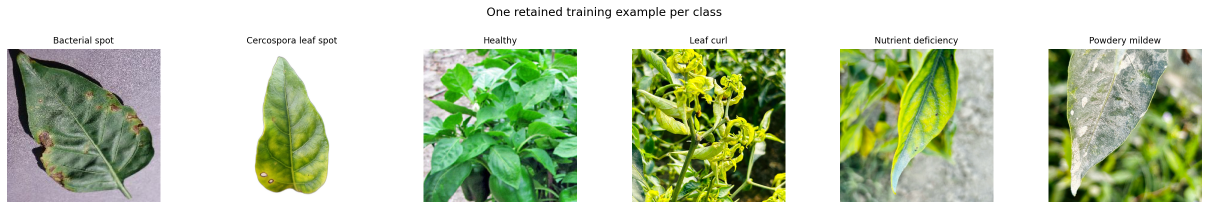
#> input picture website/trained_run/training_class_examples.png, 2416 x 418 px (shown at 1/2 size)
$ python -i pepper_model.py   (imports and definitions only)   (older library calls are emulated)
#> lines starting #> are read from the running program, lines starting #| are printed output that depends on the picture; after the words box and inside, x2 and y2 are one past the last pixel; in counts of white or black regions, pixels touching at a corner belong together
"""Shared RGB/HSV features, grouped evaluation, and seven classical classifiers."""
import argparse
import hashlib
import json
import platform
from pathlib import Path

import cv2
import joblib
import mahotas
import numpy as np
import pandas as pd
import sklearn
from PIL import Image, ImageOps
from sklearn.ensemble import RandomForestClassifier
from sklearn.discriminant_analysis import LinearDiscriminantAnalysis
from sklearn.linear_model import LogisticRegression
from sklearn.metrics import accuracy_score, balanced_accuracy_score, classification_report, confusion_matrix
from sklearn.model_selection import StratifiedGroupKFold
from sklearn.naive_bayes import GaussianNB
from sklearn.neighbors import KNeighborsClassifier
from sklearn.pipeline import make_pipeline
from sklearn.preprocessing import StandardScaler
from sklearn.svm import SVC
from sklearn.tree import DecisionTreeClassifier

VERSION = 'rgb-hsv-masked-532-v1'
SIZE = 256
LABELS = ['bacterial_spot', 'healthy']
MULTICLASS_LABELS = ['bacterial_spot', 'cercospora_leaf_spot', 'healthy', 'leaf_curl',
                     'nutrient_deficiency', 'powdery_mildew']
MODEL_NAMES = ['Logistic Regression', 'Linear Discriminant Analysis', 'K-Nearest Neighbors',
               'Decision Tree', 'Random Forest', 'Gaussian Naive Bayes', 'Support Vector Machine']
DISPLAY_LABELS = {'bacterial_spot': 'Bacterial spot', 'healthy': 'Healthy',
                  'cercospora_leaf_spot': 'Cercospora leaf spot', 'leaf_curl': 'Leaf curl',
                  'nutrient_deficiency': 'Nutrient deficiency', 'powdery_mildew': 'Powdery mildew'}

def display_label(label):
    return DISPLAY_LABELS.get(str(label), str(label).replace('_', ' ').title())

# [6 lines left out: function condition_type, not called in this run]

def read_rgb(path):
    with Image.open(path) as im:
        return np.asarray(ImageOps.exif_transpose(im).convert('RGB'))

def preprocess(rgb):
    rgb = np.asarray(rgb)
    if rgb.ndim != 3 or rgb.shape[2] != 3 or rgb.dtype != np.uint8:
        raise ValueError('Expected an RGB uint8 image with three channels.')
    rgb = cv2.resize(rgb, (SIZE, SIZE), interpolation=cv2.INTER_AREA)
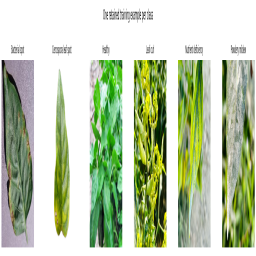
#> rgb: shape (256, 256, 3); mean R, G, B 190.6, 203.8, 174.3
    smooth = cv2.GaussianBlur(rgb, (3, 3), 0.7)
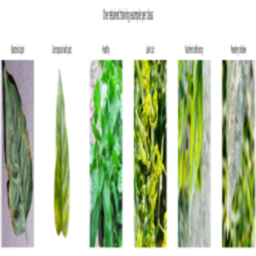
#> smooth: shape (256, 256, 3); mean R, G, B 190.5, 203.7, 174.2
    hsv = cv2.cvtColor(smooth, cv2.COLOR_RGB2HSV)
#> hsv: shape (256, 256, 3); mean H, S, V 30.9, 54.3, 204.5
    # Colour-based candidate leaf region. This is not a lesion annotation.
    green = cv2.inRange(hsv, (25, 35, 20), (100, 255, 255))
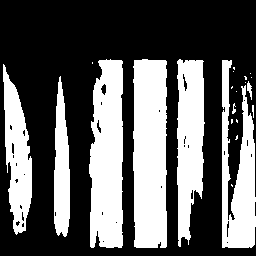
#> green: shape (256, 256); 37.2% white; 22 white regions (13 under 20 px), largest, box (x1, y1, x2, y2) and area: (133, 59, 167, 248) 6098, (89, 59, 123, 248) 5517, (177, 59, 205, 247) 3976
    brown = cv2.inRange(hsv, (5, 35, 15), (30, 255, 255))
#> brown: shape (256, 256); 1% white in thin lines or dots, all inside (x1, y1, x2, y2) = (3, 61, 254, 248)
    union = cv2.bitwise_or(green, brown)
#> union: shape (256, 256); 37.6% white; 22 white regions (12 under 20 px), largest, box (x1, y1, x2, y2) and area: (133, 59, 167, 248) 6110, (89, 59, 123, 248) 5517, (177, 59, 205, 247) 3976
    union = cv2.morphologyEx(union, cv2.MORPH_CLOSE, np.ones((5, 5), np.uint8))
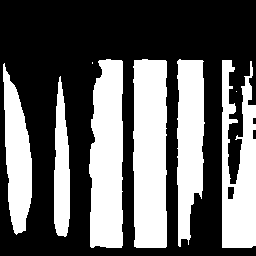
#> union: shape (256, 256); 38.9% white; 8 white regions (2 under 20 px)
    contours, _ = cv2.findContours(union, cv2.RETR_EXTERNAL, cv2.CHAIN_APPROX_SIMPLE)
#> contours = 8 contours, 2 with area under 20; largest, box (x1, y1, x2, y2) and area: (133, 59, 167, 248) 5910, (89, 59, 123, 248) 5442, (222, 60, 256, 248) 4240, (177, 59, 205, 247) 3850, (3, 63, 32, 235) 2970, (54, 76, 70, 237) 1755
    mask = np.zeros(union.shape, np.uint8)
    if contours:
        # Filling the contour preserves dark / pale lesions inside the leaf.
        cv2.drawContours(mask, [max(contours, key=cv2.contourArea)], -1, 255, cv2.FILLED)
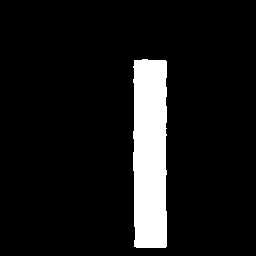
#> mask: shape (256, 256); 9.4% white; 1 white region, box (x1, y1, x2, y2) and area: (133, 59, 167, 248) 6128
    coverage = float(np.count_nonzero(mask) / mask.size)
#> coverage = 0.0935
    if coverage < 0.01:
        raise ValueError('Too little usable leaf colour. Try a clear, close photo of one leaf.')
    return rgb, smooth, hsv, mask, coverage

def extract_features(rgb):
    rgb, smooth, hsv, mask, coverage = preprocess(rgb)
#> coverage = 0.0935
    histogram = cv2.calcHist([hsv], [0, 1, 2], mask, [8, 8, 8], [0, 180, 0, 256, 0, 256])
    histogram = histogram.ravel() / max(float(histogram.sum()), 1.0)
#> histogram = 512 values, max 0.0491 at index 125, min 0 at index 0, mean 0.00195
    gray = cv2.cvtColor(smooth, cv2.COLOR_RGB2GRAY)
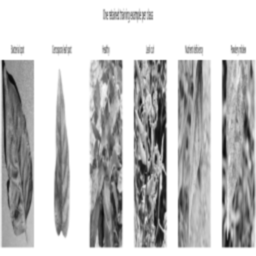
#> gray: shape (256, 256); min 10, max 255, mean 196.4
    # Reserve zero for background; use 32 gray levels to keep GLCMs cheap.
    quantized = np.where(mask > 0, gray // 8 + 1, 0).astype(np.uint8)
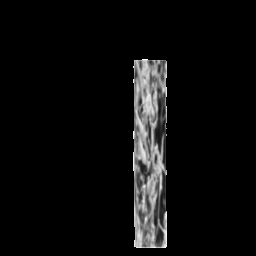
#> quantized: shape (256, 256); min 0, max 31, mean 1.5; drawn with min black and max white
#> (the run stopped early here; a loop or call above may not have finished)

$ run again, on website/trained_run/dsp_gaussian_frequency_response.png
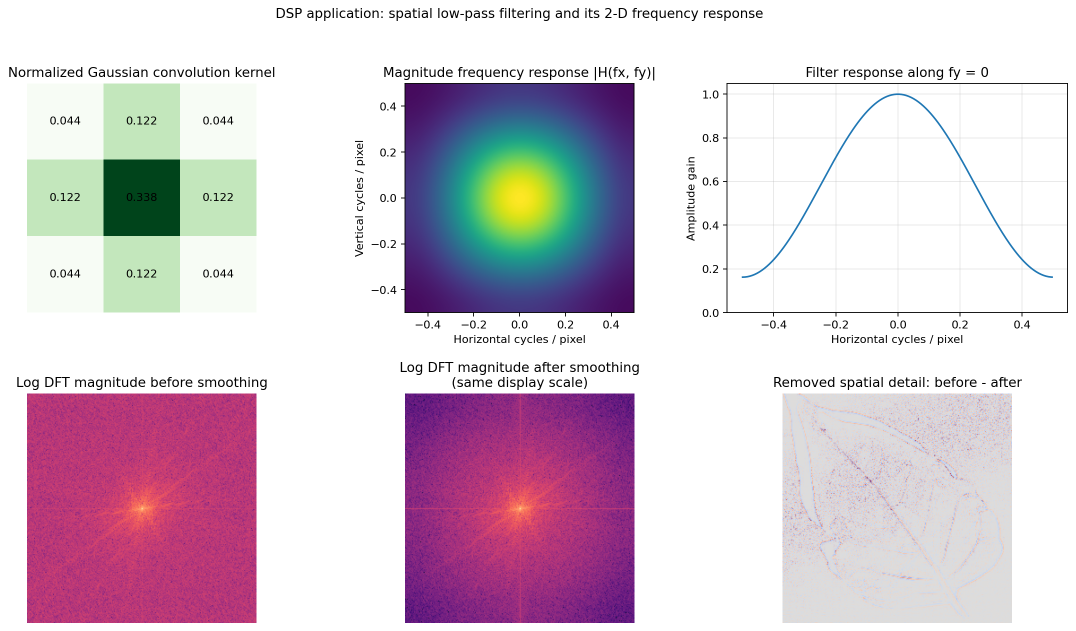
#> input picture website/trained_run/dsp_gaussian_frequency_response.png, 2151 x 1262 px (shown at 1/2 size)
#> hsv: shape (256, 256, 3); mean H, S, V 52, 45.2, 224.1
#> in preprocess, `green = cv2.inRange(hsv, (25, 35, 20), (100, 255, 255))`:
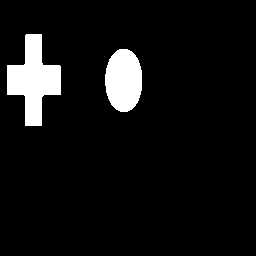
#> green: shape (256, 256); 7% white; 2 white regions, box (x1, y1, x2, y2) and area: (7, 34, 61, 126) 2679, (105, 49, 142, 112) 1877
#> brown: shape (256, 256); 0.16% white; 3 white regions (2 under 20 px), largest, box (x1, y1, x2, y2) and area: (120, 73, 128, 87) 92
#> union: shape (256, 256); 7% white; 4 white regions (2 under 20 px)
#> contours = 4 contours, 2 with area under 20; largest, box (x1, y1, x2, y2) and area: (7, 34, 61, 126) 2540, (105, 49, 142, 112) 1803
#> mask: shape (256, 256); 4.1% white; 1 white region, box (x1, y1, x2, y2) and area: (7, 34, 61, 126) 2679
#> in preprocess, `coverage = float(np.count_nonzero(mask) / mask.size)`: coverage = 0.0409
#> histogram = 512 values, max 0.664 at index 143, min 0 at index 0, mean 0.00195
#> in extract_features, `gray = cv2.cvtColor(smooth, cv2.COLOR_RGB2GRAY)`:
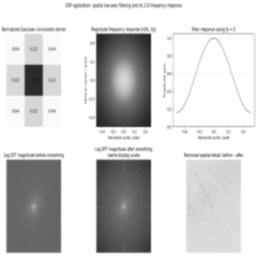
#> gray: shape (256, 256); min 28, max 255, mean 207.2

$ run again, on website/trained_run/dsp_processing_stages.png
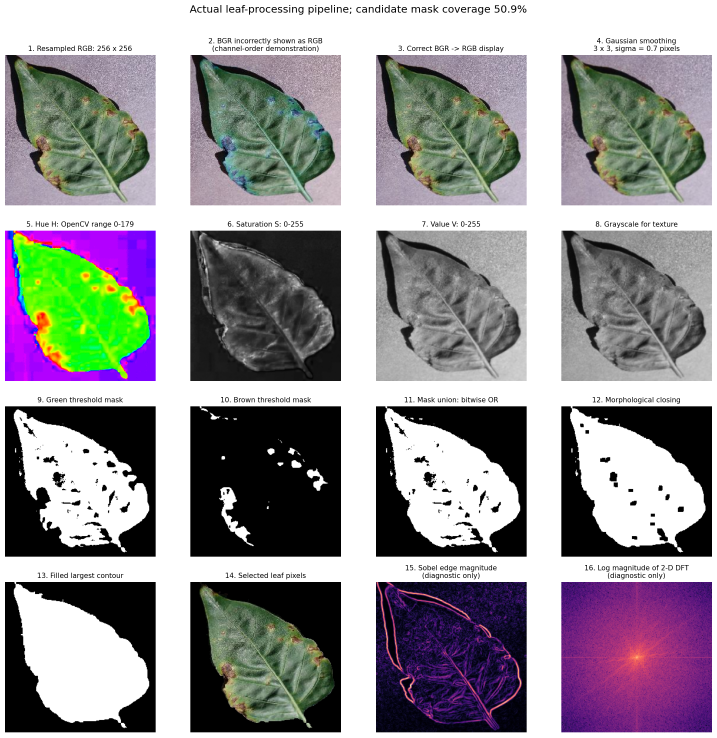
#> input picture website/trained_run/dsp_processing_stages.png, 2149 x 2212 px (shown at 1/3 size)
#> hsv: shape (256, 256, 3); mean H, S, V 38.4, 35.9, 159.5
#> in preprocess, `green = cv2.inRange(hsv, (25, 35, 20), (100, 255, 255))`:
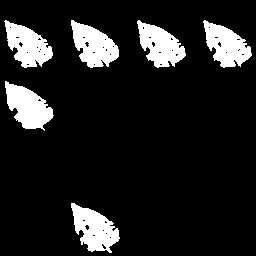
#> green: shape (256, 256); 12.5% white; 6 white regions, box (x1, y1, x2, y2) and area: (71, 203, 120, 253) 1404, (5, 81, 54, 131) 1395, (71, 20, 119, 68) 1382, (203, 20, 252, 68) 1340, (137, 20, 186, 68) 1339, (4, 20, 53, 68) 1334
#> brown: shape (256, 256); 0.92% white in thin lines or dots, all inside (x1, y1, x2, y2) = (5, 20, 249, 251)
#> contours = 6 contours; box (x1, y1, x2, y2) and area: (71, 203, 120, 253) 1452, (5, 81, 54, 131) 1416, (137, 20, 186, 68) 1383, (4, 20, 53, 68) 1382, (71, 20, 119, 68) 1376, (203, 20, 252, 68) 1375
#> mask: shape (256, 256); 2.3% white; 1 white region, box (x1, y1, x2, y2) and area: (71, 203, 120, 253) 1526
#> in preprocess, `coverage = float(np.count_nonzero(mask) / mask.size)`: coverage = 0.0233
#> histogram = 512 values, max 0.269 at index 140, min 0 at index 1, mean 0.00195
#> in extract_features, `quantized = np.where(mask > 0, gray // 8 + 1, 0).astype(np.uint8)`:
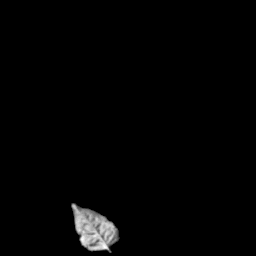
#> quantized: shape (256, 256); min 0, max 22, mean 0.3; drawn with min black and max white
